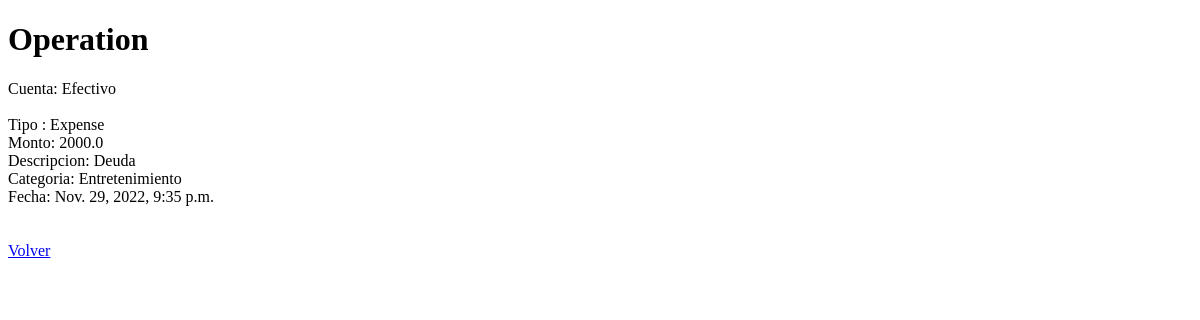
Page /accounts/operation/6/detail/ (signed in) on the earlier database version.
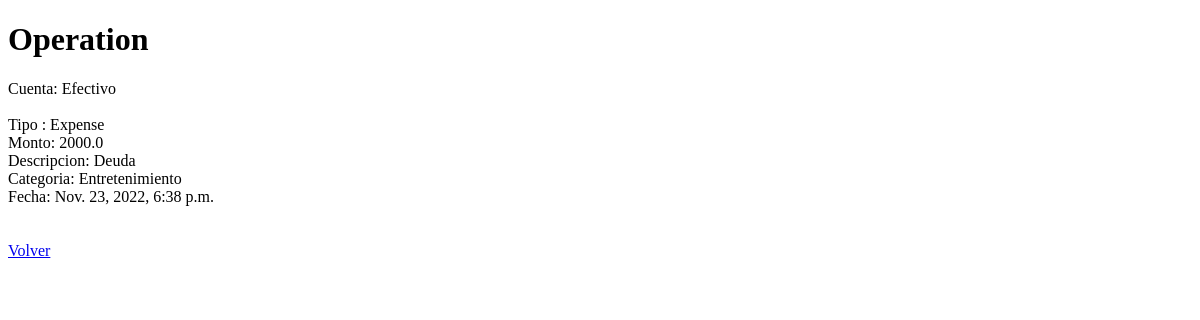
Same page on the later database version.
### accounts/models.py (models this page shows)
class Operation_ac(models.Model):
    id = HashidAutoField(primary_key=True)
    description = models.CharField(max_length=200)
    type = models.CharField(max_length=70)
    category = models.ForeignKey(Category,on_delete=models.SET_NULL, null=True)
    amount = models.FloatField(default=0)
    date = models.DateTimeField(default= django.utils.timezone.now)
    account = models.ForeignKey(Account, on_delete=models.CASCADE)
    transfer_id = models.IntegerField(default=0)

class Account(models.Model):
    id = HashidAutoField(primary_key=True)
    name = models.CharField(max_length=70)
    description = models.CharField(max_length=200)
    bank = models.CharField(max_length= 70)
    balance = models.FloatField(default=0)
    created_at = models.DateField(auto_now_add=True)
    user = models.ForeignKey(User, on_delete=models.CASCADE)

### categories/models.py (models this page shows)
class Category(models.Model):
    id = HashidAutoField(primary_key=True)
    name = models.CharField(max_length=150)
    user = models.ForeignKey(User, on_delete=models.CASCADE)
    type = models.CharField(max_length=15)

### accounts/views.py (the view)
# urls.py: path('operation/<str:operation_id>/detail/', views.operation_detail, name='operation_detail'),
@login_required
def operation_detail(request, operation_id):
    try:
        operation = Operation_ac.objects.get(pk=operation_id)
    except (KeyError, Operation_ac.DoesNotExist):
        request = reset_messages(request)
        request.session['error_message'] = 'No se encontro la operacion selccionada'
        request.session['message_shown'] = False
        return redirect('accounts:index')
    else:
        request = reset_messages(request)
        return render(request, 'accounts/operation_detail.html',{
            'operation': operation,
        })

### accounts/views.py (called while the page is built, shortened)
def reset_messages(request):
    try :
        aux = request.session['message_shown']
    except KeyError:
        request.session['message_shown'] = False
        request.session['error_message'] = ''
        request.session['success_message'] = ''

### accounts/templates/accounts/operation_detail.html (shortened to what this page needs)
<!DOCTYPE html>
<html lang="en">
<head>
</head>
<body>
    <h1>Operation </h1>
    <div>
        Cuenta: {{operation.account.name}} <br><br>
        Tipo : {{operation.type}} <br>
        Monto: {{operation.amount}} <br>
        Descripcion: {{operation.description}} <br>
        Categoria: {{operation.category.name}} <br>
        Fecha: {{operation.date}}
    </div>
    <br><br>
    <a href="{% url 'accounts:index' %}">Volver</a>
</body>
</html>

Differences in the rows shown:
changed Operation_ac "Expense": date "Nov. 29, 2022, 9:35 p.m." → "Nov. 23, 2022, 6:38 p.m."
